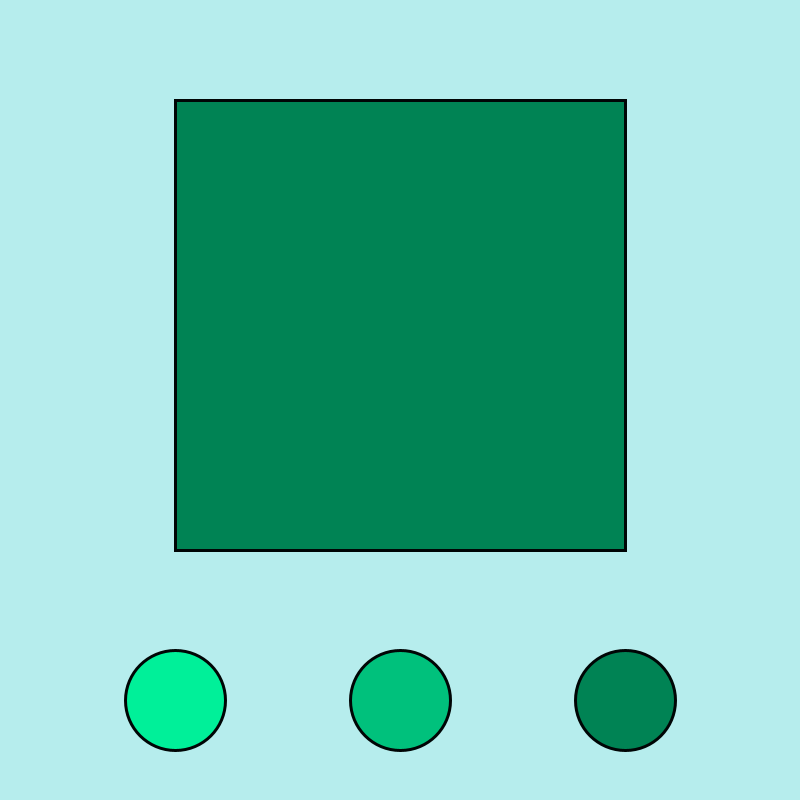
Frame 1 (no input)
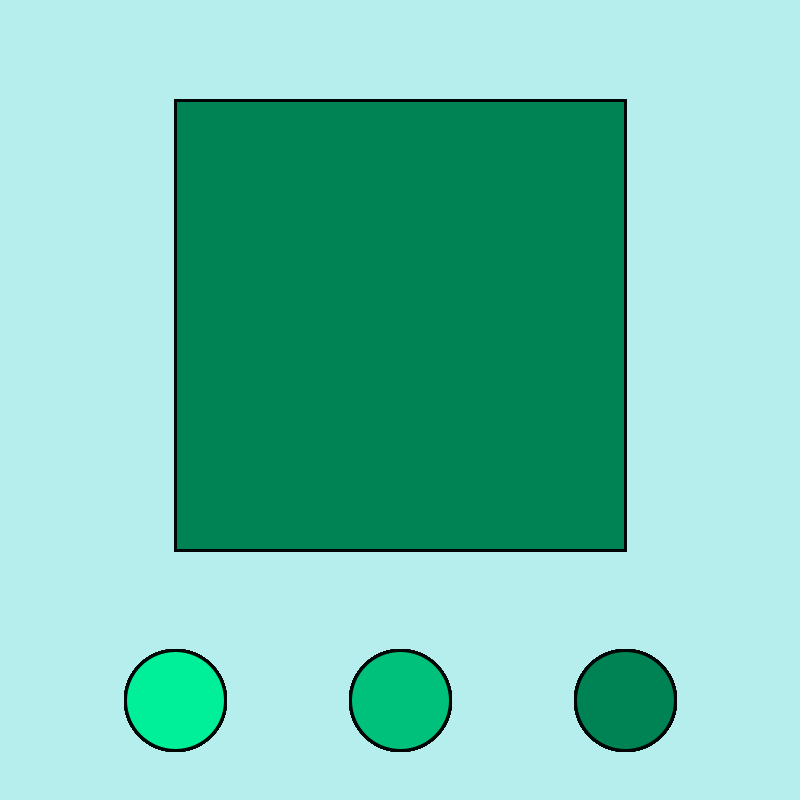
Frame 60 (the mouse pressed at the canvas centre just before this capture)
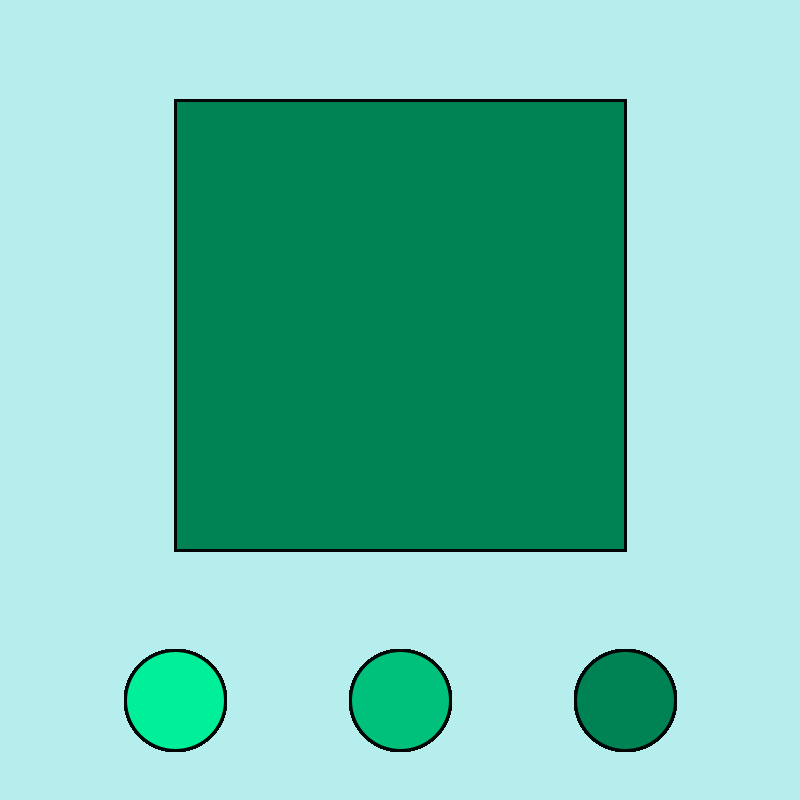
Frame 120 (the mouse held since frame 60 and released just before this capture)

The Processing sketch that drew these frames (run headless with seeded random() and noise(); from frame 60 on, the mouse is pressed at the canvas centre):

// Processing sketch: buttons
// ── buttons.pde
//colour pallette
color darkgreen=#008354;
color green=#00C17C;
color lightgreen=#00F099;
color black=#000505;
color lightblue=#B6EDED;

//variables
color chosencolour; 

void setup () {
  size (800, 800);
  background (lightblue);
  stroke (black);
  strokeWeight (3);
  chosencolour=darkgreen;
}

void draw () {
  
  //buttons
    tactile (175, 700, 50, lightgreen);
    fill (lightgreen);
    circle (175, 700, 100);
    
    tactile (400, 700, 50, green);
    fill (green);
    circle (400, 700, 100);
    
    tactile (625, 700, 50, darkgreen);
    fill (darkgreen);
    circle (625, 700, 100);
    
  stroke (black);
  fill (chosencolour);
  square (175, 100, 450);
  
}

void mouseReleased () {///this is an already existing function
  if (dist(175, 700, mouseX, mouseY) < 50) {
    chosencolour=lightgreen;
  }
  if (dist(400, 700, mouseX, mouseY) < 50) {
    chosencolour=green;
  }
  if (dist(625, 700, mouseX, mouseY) < 50) {
    chosencolour=darkgreen;
  }
}

void tactile (int x, int y, int r, int c) {
  if (dist(x, y, mouseX, mouseY)<r) {
    stroke (c);
  } else {
    stroke (black);
  }
}
